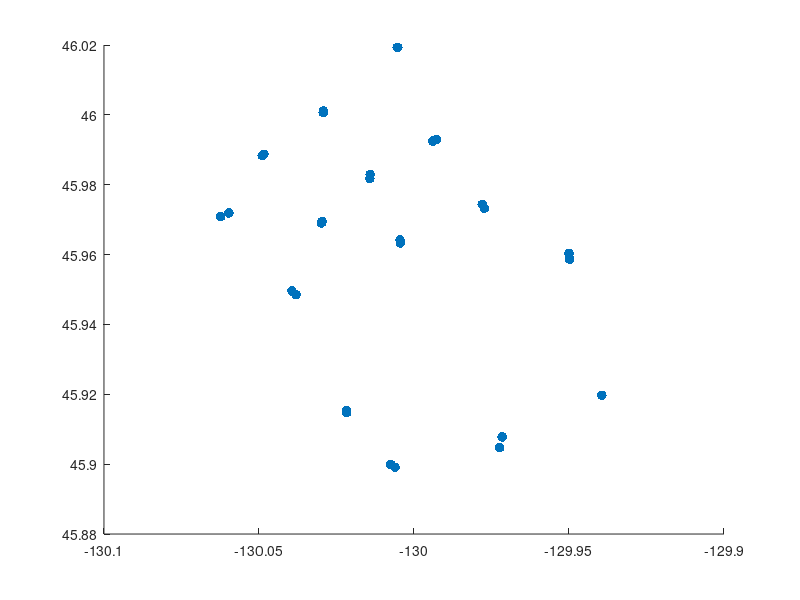

MATLAB code to generate this figure: (Note: this script raises an error after producing the figure.)
% Data extracted from the image, including elevation
stations = {
    struct('name', 'AX01A', 'lat', 46.01933, 'lon', -130.005375, 'elev', -1588.7),
    struct('name', 'AX01B', 'lat', 46.01935, 'lon', -130.00526, 'elev', -1584.0),
    struct('name', 'AX02A', 'lat', 46.000625, 'lon', -130.029257, 'elev', -1554.7),
    struct('name', 'AX02B', 'lat', 46.00111, 'lon', -130.02923, 'elev', -1554.0),
    struct('name', 'AX03A', 'lat', 45.992922, 'lon', -129.992782, 'elev', -1486.7),
    struct('name', 'AX03B', 'lat', 45.9925, 'lon', -129.99397, 'elev', -1479.0),
    struct('name', 'AX04A', 'lat', 45.988743, 'lon', -130.048395, 'elev', -1535.7),
    struct('name', 'AX04B', 'lat', 45.98834, 'lon', -130.04896, 'elev', -1531.0),
    struct('name', 'AX05A', 'lat', 45.97439, 'lon', -129.977972, 'elev', -1515.7),
    struct('name', 'AX05B', 'lat', 45.97327, 'lon', -129.97728, 'elev', -1512.0),
    struct('name', 'AX06A', 'lat', 45.982938, 'lon', -130.014128, 'elev', -1579.7),
    struct('name', 'AX06B', 'lat', 45.98178, 'lon', -130.01423, 'elev', -1574.0),
    struct('name', 'AX07A', 'lat', 45.969067, 'lon', -130.029852, 'elev', -1580.7),
    struct('name', 'AX07B', 'lat', 45.9695, 'lon', -130.02963, 'elev', -1575.0),
    struct('name', 'AX08A', 'lat', 45.964147, 'lon', -130.004503, 'elev', -1542.7),
    struct('name', 'AX08B', 'lat', 45.96336, 'lon', -130.00441, 'elev', -1529.0),
    struct('name', 'AX09A', 'lat', 45.97084, 'lon', -130.062393, 'elev', -1485.7),
    struct('name', 'AX09B', 'lat', 45.97194, 'lon', -130.05972, 'elev', -1475.0),
    struct('name', 'AX10A', 'lat', 45.960338, 'lon', -129.949987, 'elev', -1568.7),
    struct('name', 'AX10B', 'lat', 45.95867, 'lon', -129.94982, 'elev', -1563.0),
    struct('name', 'AX11A', 'lat', 45.94959, 'lon', -130.039377, 'elev', -1430.7),
    struct('name', 'AX11B', 'lat', 45.94851, 'lon', -130.03801, 'elev', -1426.0),
    struct('name', 'AX12A', 'lat', 45.915367, 'lon', -130.021777, 'elev', -1515.7),
    struct('name', 'AX12B', 'lat', 45.91473, 'lon', -130.02173, 'elev', -1508.0),
    struct('name', 'AX13A', 'lat', 45.907817, 'lon', -129.971555, 'elev', -1564.7),
    struct('name', 'AX13B', 'lat', 45.90472, 'lon', -129.9724, 'elev', -1566.0),
    struct('name', 'AX14A', 'lat', 45.899965, 'lon', -130.007573, 'elev', -1587.7),
    struct('name', 'AX14B', 'lat', 45.89913, 'lon', -130.00612, 'elev', -1585.0),
    struct('name', 'AX15A', 'lat', 45.91972, 'lon', -129.93942, 'elev', -1586.0)
};

% Extract latitude, longitude, and elevation using cellfun
latitudes = cellfun(@(x) x.lat, stations);
longitudes = cellfun(@(x) x.lon, stations);
elevations = cellfun(@(x) x.elev, stations);
% Fix for station names: set UniformOutput to false
station_names = cellfun(@(x) x.name, stations, 'UniformOutput', false);

% Create 3D scatter plot
ax=figure;set(gcf,"Position",[   744    50   885   900])
scatter(longitudes, latitudes,  50, 'blue', 'filled');

% Annotate each point with the station name
for i = 1:length(stations)
    text(longitudes(i), latitudes(i), elevations(i), station_names{i}, ...
         'FontSize', 8, 'HorizontalAlignment', 'right');
end

hold on;
axial_calderaRim;
plot(calderaRim(:,1), calderaRim(:,2), 'k', 'LineWidth', 3);
 hold on;
%%
sta = axial_stationsNewOrder;
sta = sta(1:7); 
for i = 1:length(sta)
    plot(sta(i).lon, sta(i).lat, 's', 'MarkerEdgeColor', 'g', 'MarkerFaceColor', 'g', 'MarkerSize', 10);
    text(sta(i).lon, sta(i).lat, sta(i).name(3:end));
end
% Add labels and title
title('Stations by Latitude, Longitude, and Elevation');
xlabel('Longitude');
ylabel('Latitude');
zlabel('Elevation (m)');
grid on;


% Save the plot
%saveas(gcf, 'station_3d_scatter_plot.matlab.png');

% Read the data from the file
filename = '/Users/mczhang/Documents/GitHub/FM4/02-data/A_All/nll.temp.202209.202308.txt';  % Replace with your actual filename
data = readtable(filename, 'Format', '%f %f %f %f %f %f %f %f %f %f %f %f %f', 'HeaderLines', 1);

% Extract latitude, longitude, and depth
latitude = data.Var8;
longitude = data.Var9;
depth = data.Var10;

hold on;
scatter3(longitude, latitude,-depth, 5, 'b', 'filled');
title('Earthquake Events');
xlabel('Longitude');
ylabel('Latitude');
grid on;
lonLim = [-130.08, -129.92];
latLim = [45.88, 46.03];
ax_handle = gca;
pbaspect(ax_handle, [diff(lonLim) * cosd(mean(latLim)), diff(latLim), 1]);




%saveas(gcf, 'station_3d_scatter_plot.matlab.png');
